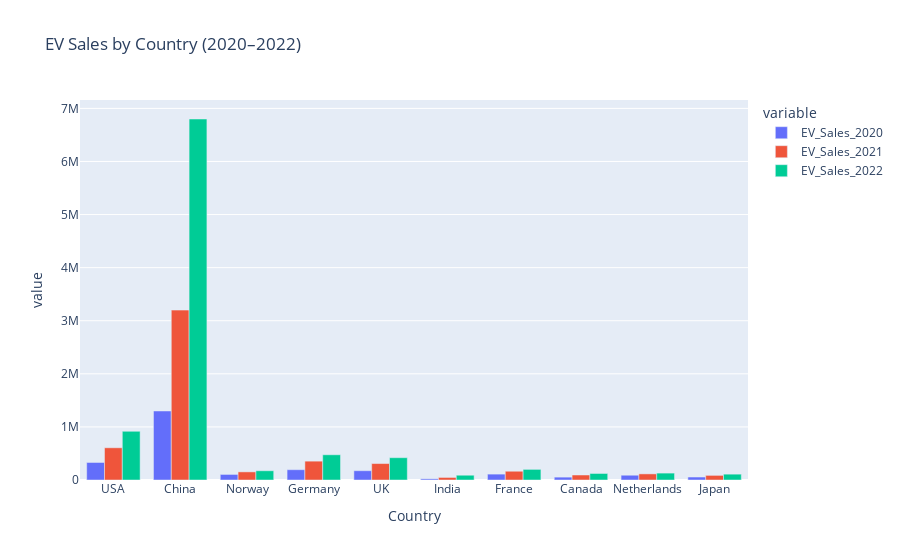

Notebook source saved alongside this figure:
### Code cell
# Block 10: Interactive Plotly bar chart
fig = px.bar(df, x='Country', y=['EV_Sales_2020', 'EV_Sales_2021', 'EV_Sales_2022'],
             title='EV Sales by Country (2020–2022)', barmode='group')
fig.show()

### Figure 1 — Plotly figure (JSON) as saved in the notebook; plotly's stock layout.template omitted (floating-point values rounded to 4 significant figures)
{"data": [{"alignmentgroup": "True", "hovertemplate": "variable=EV_Sales_2020<br>Country=%{x}<br>value=%{y}<extra></extra>", "legendgroup": "EV_Sales_2020", "marker": {"color": "#636efa", "pattern": {"shape": ""}}, "name": "EV_Sales_2020", "offsetgroup": "EV_Sales_2020", "orientation": "v", "showlegend": true, "textposition": "auto", "type": "bar", "x": ["USA", "China", "Norway", "Germany", "UK", "India", "France", "Canada", "Netherlands", "Japan"], "xaxis": "x", "y": [330000, 1300000, 105000, 194000, 175000, 22000, 111000, 54000, 90000, 56000], "yaxis": "y"}, {"alignmentgroup": "True", "hovertemplate": "variable=EV_Sales_2021<br>Country=%{x}<br>value=%{y}<extra></extra>", "legendgroup": "EV_Sales_2021", "marker": {"color": "#EF553B", "pattern": {"shape": ""}}, "name": "EV_Sales_2021", "offsetgroup": "EV_Sales_2021", "orientation": "v", "showlegend": true, "textposition": "auto", "type": "bar", "x": ["USA", "China", "Norway", "Germany", "UK", "India", "France", "Canada", "Netherlands", "Japan"], "xaxis": "x", "y": [607000, 3200000, 153000, 355000, 310000, 48000, 165000, 94000, 115000, 87000], "yaxis": "y"}, {"alignmentgroup": "True", "hovertemplate": "variable=EV_Sales_2022<br>Country=%{x}<br>value=%{y}<extra></extra>", "legendgroup": "EV_Sales_2022", "marker": {"color": "#00cc96", "pattern": {"shape": ""}}, "name": "EV_Sales_2022", "offsetgroup": "EV_Sales_2022", "orientation": "v", "showlegend": true, "textposition": "auto", "type": "bar", "x": ["USA", "China", "Norway", "Germany", "UK", "India", "France", "Canada", "Netherlands", "Japan"], "xaxis": "x", "y": [918000, 6800000, 174000, 475000, 420000, 90000, 200000, 123000, 130000, 110000], "yaxis": "y"}], "layout": {"barmode": "group", "legend": {"title": {"text": "variable"}, "tracegroupgap": 0}, "title": {"text": "EV Sales by Country (2020–2022)"}, "xaxis": {"anchor": "y", "domain": [0, 1], "title": {"text": "Country"}}, "yaxis": {"anchor": "x", "domain": [0, 1], "title": {"text": "value"}}}}
